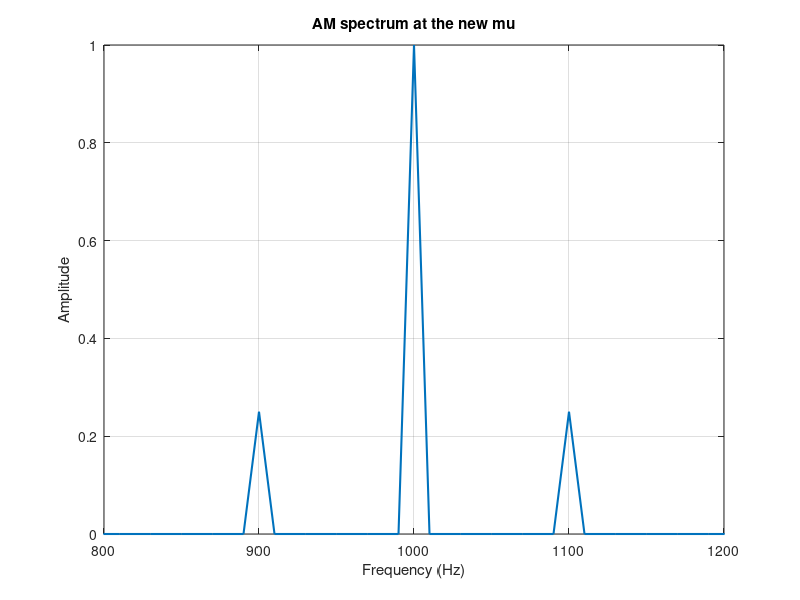

MATLAB code for this plot:
%% ====================================================================
%  Course    : Advanced Radio Communications  (Beacon Red)
%  Day       : 3 - Modulation Techniques
%  Exercise  : 2 - The AM spectrum   *** STUDENT STARTER FILE ***
%  Teaches   : an AM signal is not one frequency. It is THREE: the
%              carrier in the middle and one sideband on each side, each
%              sitting exactly the message frequency away. So the
%              bandwidth of AM is 2 x the message frequency. It also
%              shows where the power goes: most of it is wasted in the
%              carrier, which carries no information at all.
%  Run time  : about 12 minutes.
%  Needs     : plain MATLAB (MATLAB Online is fine). No toolbox.
%  TIER      : every section is RUN AND SEE. There is nothing to type in
%              this file. Run each section and watch what happens.
%              In the solo task in Section 5 you change ONE number.
%  How to use: click inside a section and press Run Section, one at a time.
%              Run Section 1 first - every later section uses its signal.
% ====================================================================

%% Section 1 (RUN AND SEE) - build the same AM signal, but longer
% What this block does: it rebuilds the Exercise 1 signal with mu = 0.5
% over a longer window, so the FFT has enough samples to work with.
clear; clc;
Fs = 20000;                  % 20 000 samples every second
t  = 0:1/Fs:0.1-1/Fs;        % exactly 2000 samples = 0.1 second
fm = 100;                    % message tone, Hz
fc = 1000;                   % carrier, Hz
mu = 0.5;                    % modulation index
m  = cos(2*pi*fm*t);
c  = cos(2*pi*fc*t);
s  = (1 + mu*m) .* c;        % the AM signal

%% Section 2 (RUN AND SEE) - the spectrum: three lines, not one
% What this block does: fft asks "which frequencies are inside s?" and
% the plot shows the answer. Look for how many lines there are.
N     = length(s);           % 2000 samples
amp   = 2*abs(fft(s))/N;     % size of every frequency component
amp   = amp(1:N/2);          % keep the first half only
faxis = (0:N/2-1)*(Fs/N);    % matching frequency axis, 10 Hz per step
plot(faxis, amp, 'LineWidth', 1.5); grid on
xlim([800 1200])             % zoom in around the carrier
xlabel('Frequency (Hz)'); ylabel('Amplitude'); title('AM spectrum: carrier + 2 sidebands')

%% Section 3 (RUN AND SEE) - read the three lines and the bandwidth
% What this block does: it prints every frequency whose line is taller
% than 0.05, then works out the bandwidth from the answer.
spikes  = faxis(amp > 0.05)       % three frequencies will print here
BW      = max(spikes) - min(spikes)
BW_rule = 2*fm                       % the rule: bandwidth = 2 x message frequency

%% Section 4 (RUN AND SEE) - where does the power go?
% What this block does: it measures the total power in the signal, takes
% away the carrier power, and shows what fraction is left for the two
% sidebands. Only the sidebands carry the message.
Ptot = mean(s.^2)                 % total power in the AM signal
Pcar = 0.5                        % power of the carrier on its own
side_fraction = (Ptot - Pcar)/Ptot     % the useful share of the power

%% Section 5 (RUN AND SEE) - SOLO VARIATION
% Task: change ONE number below - mu goes from 0.5 to 1.0 - then run this
%       section again. Write down the answers to two questions:
%       (a) do the two sidebands get TALLER?
%       (b) does the BANDWIDTH get WIDER?
mu    = 0.5;                 % <-- CHANGE 0.5 TO 1.0
s     = (1 + mu*m) .* c;
amp   = 2*abs(fft(s))/N;
amp   = amp(1:N/2);
plot(faxis, amp, 'LineWidth', 1.5); grid on
xlim([800 1200])
xlabel('Frequency (Hz)'); ylabel('Amplitude'); title('AM spectrum at the new mu')
spikes  = faxis(amp > 0.05)
BW      = max(spikes) - min(spikes)
Ptot  = mean(s.^2)
side_fraction = (Ptot - 0.5)/Ptot
